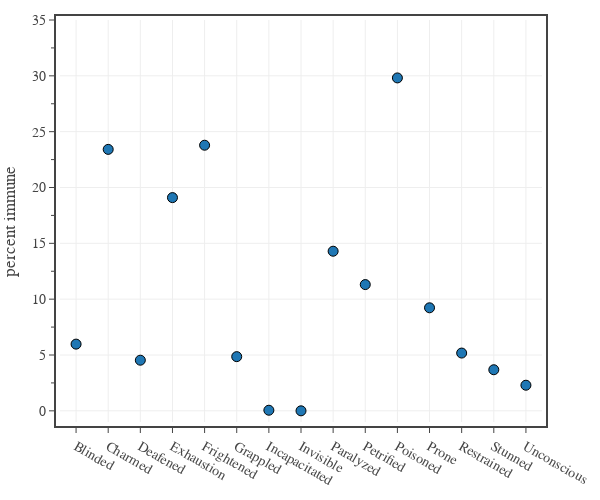

Source (notebook cell):
### Code cell
# Plots the average probability that a monster is immune to each condition
#df1 = df0[df0['Category'].isin(['generic','legendary','unique']) & df0['CR'].between(1/8, 30)]
df1 = df0[df0['CR'].between(1/8, 30)]

conditions = CONDITIONS.copy()

# create custom text
total_monsters = df1.shape[0]
total_immune = [int(df1[c].sum().tolist()) for c in conditions]
pct_immune = [100*df1[c].mean().tolist() for c in conditions]
custom_text = [f'{p:.0f}% ({i} out of {total_monsters})' for p, i in zip(pct_immune, total_immune)]

# create figure
fig = go.Figure(
    layout=go.Layout(
        template=tfb.FIG_TEMPLATE,
        xaxis=dict(
            range=[-0.5, len(conditions)-0.5],
            automargin=True,
        ),
        yaxis=dict(
            title_text='percent immune',
            automargin=True,
            range=[-1, 35],
            tick0=0, dtick=5,
            minor=dict(tick0=0, dtick=2.5),
        )
    )
)

fig.add_trace(go.Scatter(
    x=conditions,
    y=pct_immune,
    mode='markers', 
    marker=dict(size=10, line=dict(width=1, color='Black')),
    text=custom_text,
    unselected=dict(marker=dict(opacity=0.0)),
    hovertemplate=
        '<b>Condition:</b> %{x}<br>'+
        '<b>Immune:</b> %{text}'+
        '<extra></extra>'
))

# show figure
fig.update_layout(width=600, height=500)
fig.show(config=tfb.FIG_CONFIG)

# save figures
if SAVEFIGS:
    fig.update_layout(autosize=True, width=None, height=None)
    tfb.save_fig_html(fig, format='large', name=f'./fig-condition-immunity-probability-large', style='aspect-ratio:600/500')
    tfb.save_fig_html(fig, format='small', name=f'./fig-condition-immunity-probability-small', style='aspect-ratio:600/500')

### Figure 1 — Plotly figure (JSON) as saved in the notebook; plotly's stock layout.template omitted (floating-point values rounded to 4 significant figures)
{"data": [{"hovertemplate": "<b>Condition:</b> %{x}<br><b>Immune:</b> %{text}<extra></extra>", "marker": {"line": {"color": "Black", "width": 1}, "size": 10}, "mode": "markers", "text": ["6% (112 out of 1875)", "23% (439 out of 1875)", "5% (85 out of 1875)", "19% (358 out of 1875)", "24% (446 out of 1875)", "5% (91 out of 1875)", "0% (1 out of 1875)", "0% (0 out of 1875)", "14% (268 out of 1875)", "11% (212 out of 1875)", "30% (559 out of 1875)", "9% (173 out of 1875)", "5% (97 out of 1875)", "4% (69 out of 1875)", "2% (43 out of 1875)"], "type": "scatter", "unselected": {"marker": {"opacity": 0}}, "x": ["Blinded", "Charmed", "Deafened", "Exhaustion", "Frightened", "Grappled", "Incapacitated", "Invisible", "Paralyzed", "Petrified", "Poisoned", "Prone", "Restrained", "Stunned", "Unconscious"], "y": [5.973, 23.41, 4.533, 19.09, 23.79, 4.853, 0.05333, 0, 14.29, 11.31, 29.81, 9.227, 5.173, 3.68, 2.293]}], "layout": {"height": 500, "width": 600, "xaxis": {"automargin": true, "range": [-0.5, 14.5]}, "yaxis": {"automargin": true, "dtick": 5, "minor": {"dtick": 2.5, "tick0": 0}, "range": [-1, 35], "tick0": 0, "title": {"text": "percent immune"}}}}
